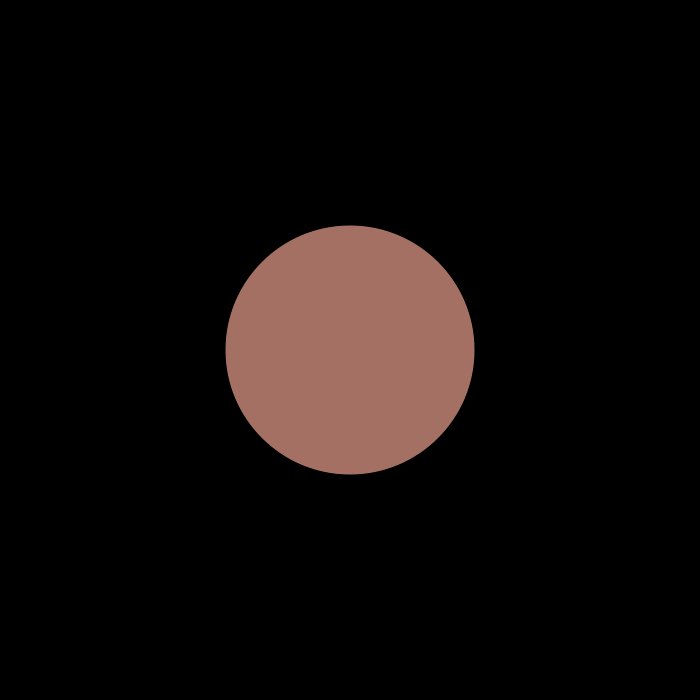
Frame 1 (no input)
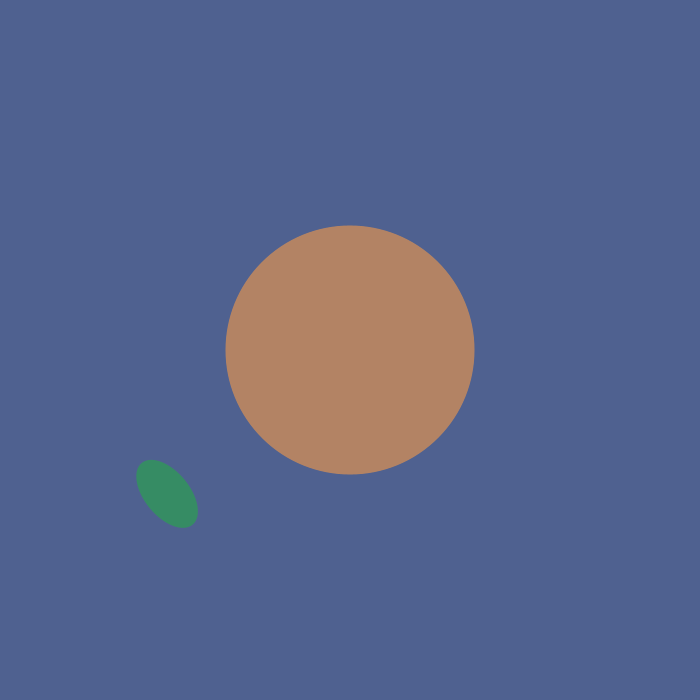
Frame 60 (the mouse pressed at the canvas centre just before this capture)
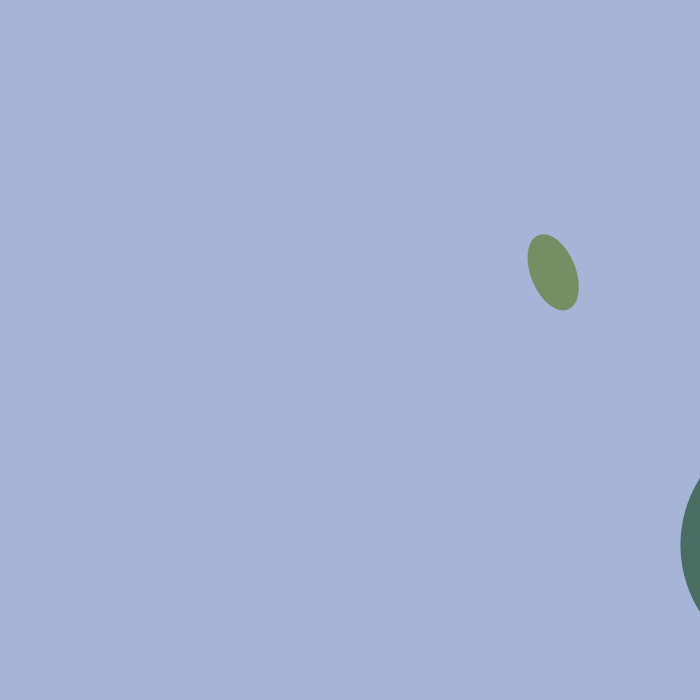
Frame 120 (the mouse held since frame 60 and released just before this capture)

The Processing sketch that drew these frames (run headless with seeded random() and noise(); from frame 60 on, the mouse is pressed at the canvas centre):

// Processing sketch: processing_76915
// ── processing_76915.pde


float angle1, angle2;
float directionX;
float startPointX;
float startPointY;
color fillColor;
//float fillColor;
float degree;

void setup(){
size(700,700);
smooth();
noStroke();
//fill(0);
directionX = 1;
startPointX = width/2;
startPointY = 0;
fillColor = 0;
degree = 0;

}

void draw(){
   //for(int i = 0; i <100; i++){
   // noFill();
   // ellipse(mouseX,mouseY,i*10, i*10);
  
    background(fillColor);

  if(mouseX < 250){
      fillColor=color(#4F6190);
    }else if (mouseX > 250 && mouseX < 500){
      fillColor=color(#A6B4D8);
    }else{
      fillColor=color(#5872FF);
      //noFill();
    }
  
float ang1 = radians(angle1);
float ang2 = radians(angle2);

  float x = startPointX + (cos(ang1) * 250.0);
  
  float y = startPointY + (sin(ang2) * 10.0);
  
  translate(width/2,height/2);
  rotate(degree);
  ellipse(x, y, 45, 80);
  degree ++;
  
  
fill(random(255), random(100, 150), 100);
  angle1 += 2;
  angle2 += 15;
  
  startPointY += .05;
  
  for(int i = 0;i < 250; i++){
    //fill(#B5CEC0,200);
    //noFill();
    ellipse(mouseX,mouseY,i,i);
  }
  
 
// if(startPointY > 100){
  // startPointY = 800;
// }
 
 
 
 
 
 
}
